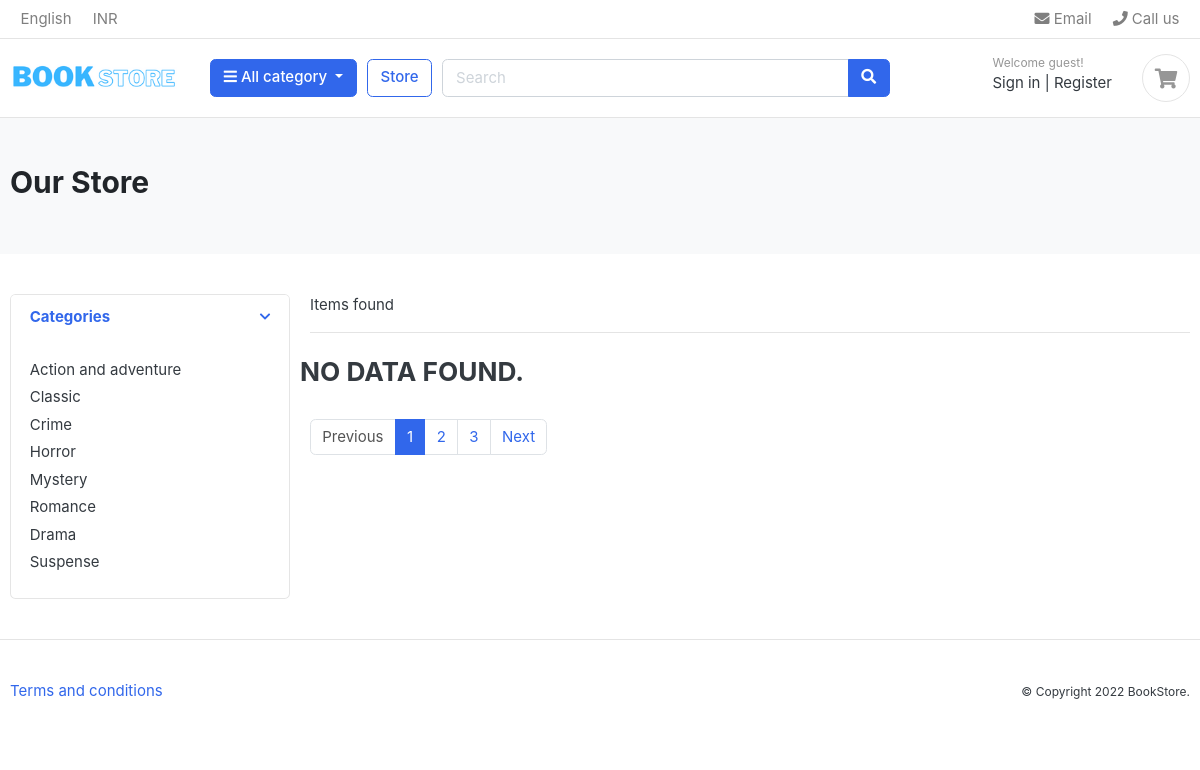
The app's page /category.php with its own data.
### tables this page shows
CREATE TABLE `category` (
  `id` int(11) NOT NULL,
  `category_name` varchar(255) NOT NULL,
  `category_slug` varchar(255) NOT NULL
);

### dbconfig.php (called while the page is built, shortened)
<?php
function select($query)
{
	$cid=mysqli_connect(server,user,password,database) or die("connection error");
	$result=mysqli_query($cid,$query);
	return $result;
}

### category.php (the view)
<?php require_once "dbconfig.php"; ?>
<?php include 'header.php'; ?>
<?php include 'header-main.php';
$cate = $_GET['category']
?>
<section class="section-pagetop bg">
    <div class="container">
        <h2 class="title-page">Our Store</h2>
    </div>
</section>
<section class="section-content padding-y">
    <div class="container">
        <div class="row">
            <aside class="col-md-3">
                <div class="card">
                    <article class="filter-group">
                        <header class="card-header">
                            <a href="#" data-toggle="collapse" data-target="#collapse_1" aria-expanded="true" class="">
                                <i class="icon-control fa fa-chevron-down"></i>
                                <h6 class="title">Categories</h6>
                            </a>
                        </header>
                        <div class="filter-content collapse show" id="collapse_1" style="">
                            <div class="card-body">
                                <ul class="list-menu">
                                    <?php
									$r = select("select * from category");
									while ($row = mysqli_fetch_array($r)) { ?>
                                    <li><a href="category.php?category=<?php echo $row['category_slug']; ?>"><?php echo $row['category_name'];?>
                                        </a></li>
                                    <?php
									}
									?>
                                </ul>
                            </div>
                        </div>
                    </article>
                </div>
            </aside>
            <main class="col-md-9">
                <header class="border-bottom mb-4 pb-3">
                    <div class="form-inline">
                        <span class="mr-md-auto">Items found </span>
                    </div>
                </header>
                <div class="row">
                    <?php
							$product_query = "SELECT * FROM `products` WHERE category_slug = '$cate'";
							$product_result = mysqli_query($cid, $product_query) or die("Product Query Failed.");
							if (mysqli_num_rows($product_result) > 0) {
								while ($row = mysqli_fetch_assoc($product_result)) {
							?>
                    <div class="col-md-4">
                        <form action="cart.php?action=add&id=<?php echo $row["id"]; ?>" method="POST">
                            <figure class="card card-product-grid">
                                <div class="img-wrap">
                                    <img src="admin/img/<?php echo $row['img'];?>">
                                </div>
                                <figcaption class="info-wrap">
                                    <div class="fix-height">
                                        <a href="product-detail.php?id=<?php echo $row['id']; ?>"
                                            class="title"><?php echo $row['product_name']; ?></a>
                                        <div class="price-wrap mt-2">
                                            <span class="price">₹<?php echo $row['price']; ?></span>
                                        </div>
                                    </div>
                                    <div class="col">
                                        <p class="card-text">Quantity:
                                            <input type="number" min="1" max="25" name="quantity" class="form-control"
                                                value="1" style="width: 60px;">
                                        </p>
                                    </div>
                                    <br>
                                    <input type="hidden" name="hidden_product_name"
                                        value="<?php echo $row["product_name"]; ?>">
                                    <input type="hidden" name="hidden_img" value="<?php echo $row["img"]; ?>">
                                    <input type="hidden" name="hidden_price" value="<?php echo $row["price"]; ?>">
                                    <input type="hidden" name="hidden_category_slug"
                                        value="<?php echo $row["categoty_slug"]; ?>">
                                    <input type="submit" name="add" class="btn btn-block btn-success"
                                        value="Add to cart">
                                </figcaption>
                            </figure>
                        </form>
                    </div>
                    <?php  }
			}else{
				echo "<center><h3>NO DATA FOUND.</h3></center>";
			} ?>
                </div>
                <nav class="mt-4" aria-label="Page navigation sample">
                    <ul class="pagination">
                        <li class="page-item disabled"><a class="page-link" href="#">Previous</a></li>
                        <li class="page-item active"><a class="page-link" href="#">1</a></li>
                        <li class="page-item"><a class="page-link" href="#">2</a></li>
                        <li class="page-item"><a class="page-link" href="#">3</a></li>
                        <li class="page-item"><a class="page-link" href="#">Next</a></li>
                    </ul>
                </nav>
            </main>
        </div>
    </div>
</section>
<?php include 'footer.php'; ?>
</body>
</html>

### css/ui.css (style rules this page uses)
html { font-family: "Inter", sans-serif; font-size: 15px; }
.padding-y { padding-top: 40px; padding-bottom: 40px; }
article:after, .form-group:after { display: block; clear: both; content: ""; }
.bg { background-color: #f8f9fa; }
.title-page { color: #212529; }
[class*=list-] li:after { visibility: hidden; display: block; content: ""; overflow: hidden; height: 0; clear: both; }
.list-menu { list-style: none; margin: 0; padding-left: 0; }
.list-menu li { margin-bottom: 5px; }
.list-menu a { color: #343a40; }
.icon-control { margin-top: 5px; float: right; font-size: 80%; }
.card-header .title { margin-bottom: 0; line-height: 1.5; }
.filter-group { border-bottom: 1px solid #e4e4e4; }
.filter-group .card-header { border-bottom: 0; }
.filter-group:last-child { border-bottom: 0; }
.section-pagetop { padding: 45px 0; }

### records on screen
category: category_name "Action and adventure"
category: category_name "Classic"
category: category_name "Crime"
category: category_name "Horror"
category: category_name "Mystery"
category: category_name "Romance"
category: category_name "Drama"
category: category_name "Suspense"
